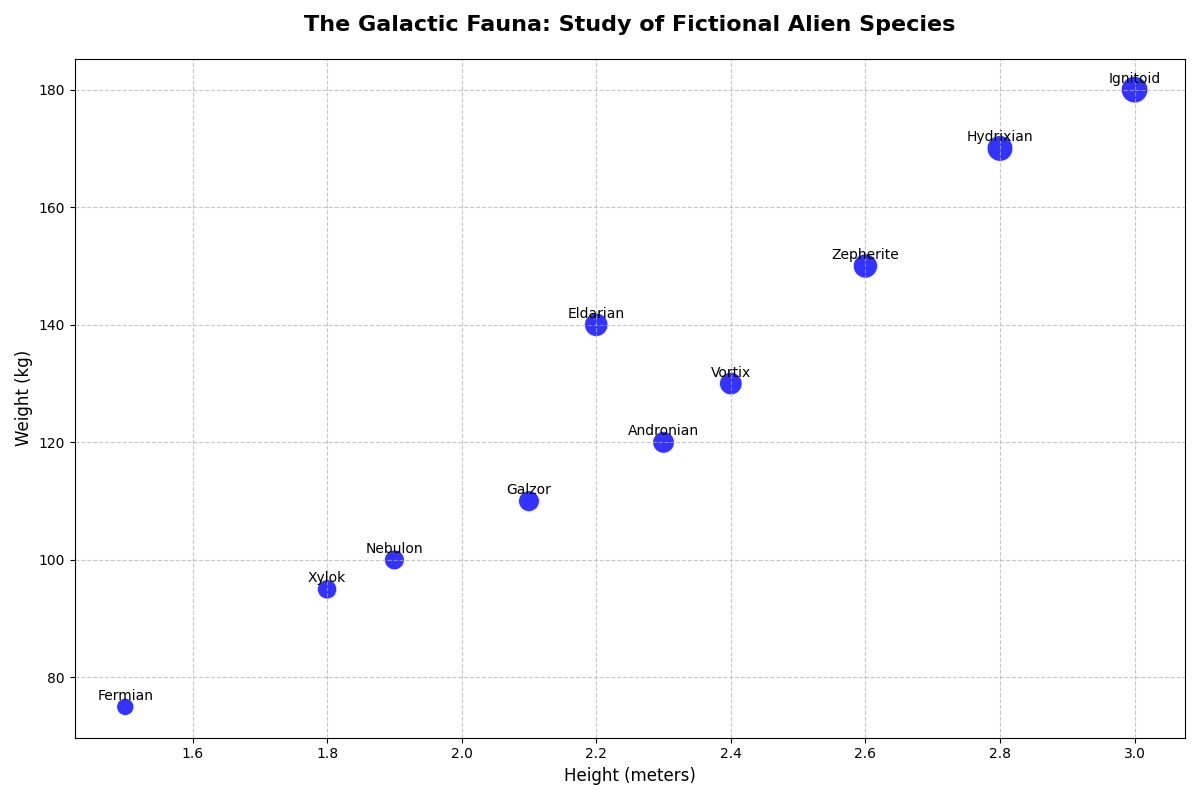

Reproduce this figure in Python.
import matplotlib.pyplot as plt
import numpy as np

# Data
species = ["Andronian", "Xylok", "Zepherite", "Fermian", "Galzor", 
           "Ignitoid", "Hydrixian", "Eldarian", "Nebulon", "Vortix"]

# Heights (in meters)
heights = np.array([2.3, 1.8, 2.6, 1.5, 2.1, 3.0, 2.8, 2.2, 1.9, 2.4])

# Weights (in kilograms)
weights = np.array([120, 95, 150, 75, 110, 180, 170, 140, 100, 130])

# Bubble sizes (scaled by weight for visual emphasis)
bubble_sizes = weights * 2

# Use a single color for all data points
single_color = 'blue'

# Plotting
fig, ax = plt.subplots(figsize=(12, 8))

# Scatter plot
scatter = ax.scatter(heights, weights, s=bubble_sizes, c=single_color, alpha=0.8, edgecolors='w', linewidth=0.5)

# Setting up title and labels
ax.set_title("The Galactic Fauna: Study of Fictional Alien Species", fontsize=16, fontweight='bold', pad=20)
ax.set_xlabel("Height (meters)", fontsize=12)
ax.set_ylabel("Weight (kg)", fontsize=12)

# Annotate each point with the species name
for i, species_name in enumerate(species):
    ax.annotate(species_name, (heights[i], weights[i]), fontsize=10, 
                textcoords="offset points", xytext=(0,5), ha='center')

# Grid for readability
ax.grid(True, linestyle='--', alpha=0.7)

# Automatically adjust layout to prevent overlap
plt.tight_layout()

# Display the plot
plt.show()
